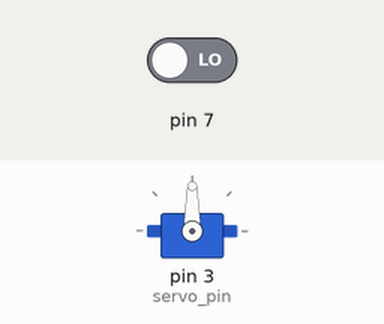
The sketch below on a simulated Arduino Nano, built with avr-gcc and run on an emulated ATmega328P. On the bench: servo. The test bench sets the inputs (shaded band); at power-on: pin 7 LOW. What the sketch prints to the serial monitor is not drawn.

Above: at 0.1 s.
At 1.1 s:
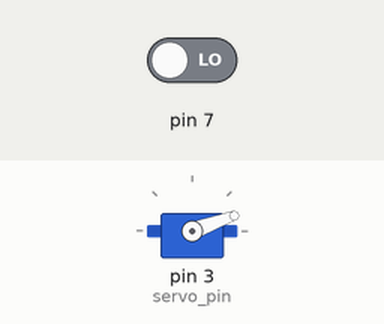
Timing chart, 0 to 3.5 s (numbered marks = the images above):
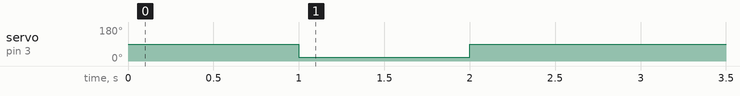

The sketch:

AirBnB-Nano.ino
```cpp
#include <Servo.h>

Servo servo_1;

int servo_pin = 3; // PWM pin for servo control

void setup() {
  Serial.begin(9600);
  servo_1.attach(servo_pin); // start servo control
  pinMode(7, INPUT);
  servo_1.write(90);
  delay(1000);
  servo_1.write(20);
  delay(1000);
  servo_1.write(90);
  delay(1000);
  Serial.println("Setup complete, starting...");
}

void loop() {
  if (digitalRead(7) == HIGH) {
    servo_1.write(20);
  } else {
//    servo_1.write(90);
  }
}
```
